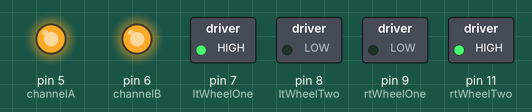
The sketch below on a simulated Arduino Uno, built with avr-gcc and run on an emulated ATmega328P. Parts: switched loads named in the sketch (green lamp = pin HIGH), output pins drawn as LEDs (lit = HIGH).

Above: at 0.5 s.
At 2.5 s:
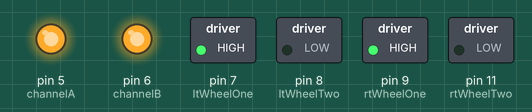
At 6.5 s:
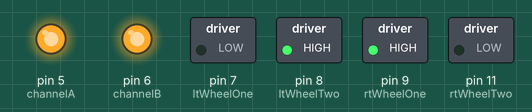
At 9.5 s:
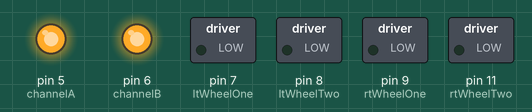
Timing chart, 0 to 10.4 s (numbered marks = the images above):
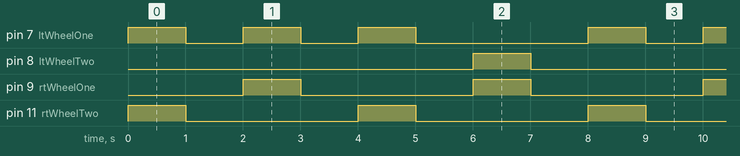

Measured:
- by itself, pin 7 (ltWheelOne): repeats every 8.0 s: 2 × (LOW 1.0 s, HIGH 1.0 s), LOW 3.0 s, HIGH 1.0 s
- by itself, pin 8 (ltWheelTwo): alternates HIGH for 1.0 s and LOW for 7.0 s
- by itself, pin 9 (rtWheelOne), pin 11 (rtWheelTwo): alternates HIGH for 1.0 s and LOW for 3.0 s

The sketch:

motion.ino
```cpp
/*
- Basic sketch that adds motion to the robotic smart car
- Using a series of function calls, the car will drive forward, complete a 360 degree right turn, and return (roughly) to its initial position
*/

int channelA = 5;       //use to enable the motors for both left wheels
int channelB = 6;       //use to enable the motors for both right wheels

int ltWheelOne = 7;
int ltWheelTwo = 8;
int rtWheelOne = 9;
int rtWheelTwo = 11;

/*Will not work, due to conversion issues. HIGH/LOW = uint ?
String active = HIGH;
String inactive = LOW;
*/

int delayTime = 1000;

void setup() {
  // put your setup code here, to run once:
  pinMode(channelA,OUTPUT);
  pinMode(channelB,OUTPUT);
  pinMode(ltWheelOne,OUTPUT);
  pinMode(ltWheelTwo,OUTPUT);
  pinMode(rtWheelOne,OUTPUT);
  pinMode(rtWheelTwo,OUTPUT);

  digitalWrite(channelA, HIGH);
  digitalWrite(channelB, HIGH);

}

void loop() {
  // put your main code here, to run repeatedly:
  //Car drives forward
  moveForward(delayTime);
  stopCar(delayTime);

  //Car turns right
  turnRight(delayTime);
  stopCar(delayTime);

  //car drives forward, returning to its original position
  moveForward(delayTime);
  stopCar(delayTime);

  //Car backs up
  moveBackward(delayTime);
  stopCar(delayTime);
}


/* FUNCTIONS */
void moveForward(int delayTime){
  digitalWrite(ltWheelOne, HIGH);
  digitalWrite(ltWheelTwo, LOW);
  digitalWrite(rtWheelOne, LOW);
  digitalWrite(rtWheelTwo, HIGH);
  delay(delayTime);
}

void moveBackward(int delayTime){
  digitalWrite(ltWheelOne, LOW);
  digitalWrite(ltWheelTwo, HIGH);
  digitalWrite(rtWheelOne, HIGH);
  digitalWrite(rtWheelTwo, LOW);
  delay(delayTime);
}

void turnRight(int delayTime){
  digitalWrite(ltWheelOne, HIGH);
  digitalWrite(ltWheelTwo, LOW);
  digitalWrite(rtWheelOne, HIGH);
  digitalWrite(rtWheelTwo, LOW);
  delay(delayTime);
}


void turnLeft(int delayTime){
  digitalWrite(ltWheelOne, LOW);
  digitalWrite(ltWheelTwo, HIGH);
  digitalWrite(rtWheelOne, LOW);
  digitalWrite(rtWheelTwo, HIGH);
  delay(delayTime);
}

void stopCar(int delayTime){
  digitalWrite(ltWheelOne, LOW);
  digitalWrite(ltWheelTwo, LOW);
  digitalWrite(rtWheelOne, LOW);
  digitalWrite(rtWheelTwo, LOW);
  delay(delayTime);
}
```
